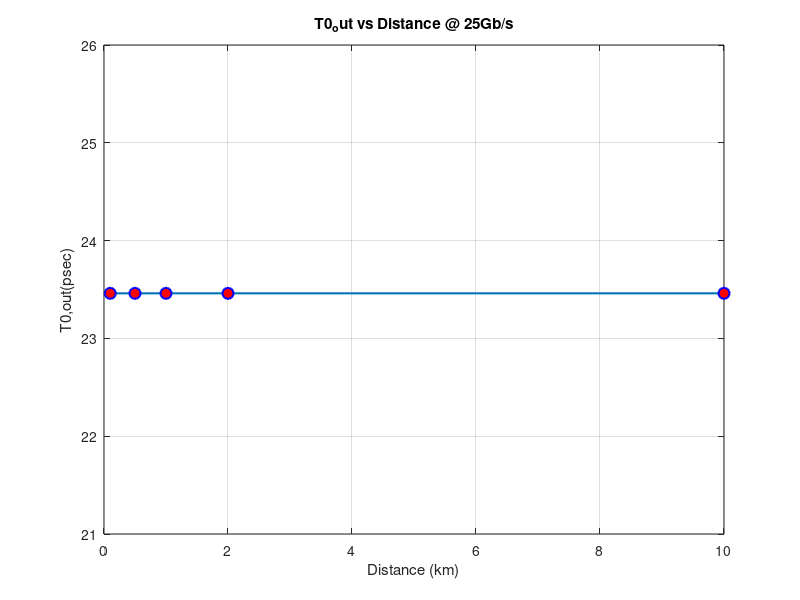

Reproduce this figure in MATLAB.
% 1. Define your 5 value pairs (X and Y coordinates)
x = [0.1, 0.5, 1, 2, 10]; 
y = [23.4608, 23.4608, 23.4608, 23.4608, 23.4608]; % Replace these with your actual data

%x = [0.1, 0.5, 1, 2, 10]; 
%y = [24.022453, 24.022564, 24.022912, 24.024304, 24.068792]; % Replace these with your actual data

% 2. Create a new figure window
figure;

% 3. Plot the data
% '-o' means: use a solid line (-) and circle markers (o) for the discrete points
plot(x, y, '-o', ...
    'LineWidth', 1.5, ...          % Makes the line a bit thicker
    'MarkerSize', 8, ...           % Makes the scatter dots larger
    'MarkerEdgeColor', 'b', ...    % Blue outline for the dots
    'MarkerFaceColor', 'r');       % Red fill color for the dots

% 4. Add formatting to make it look professional
title('T0_out vs Distance @ 25Gb/s');
xlabel('Distance (km)');
ylabel('T0,out(psec)');
grid on; % Turns on the background grid
